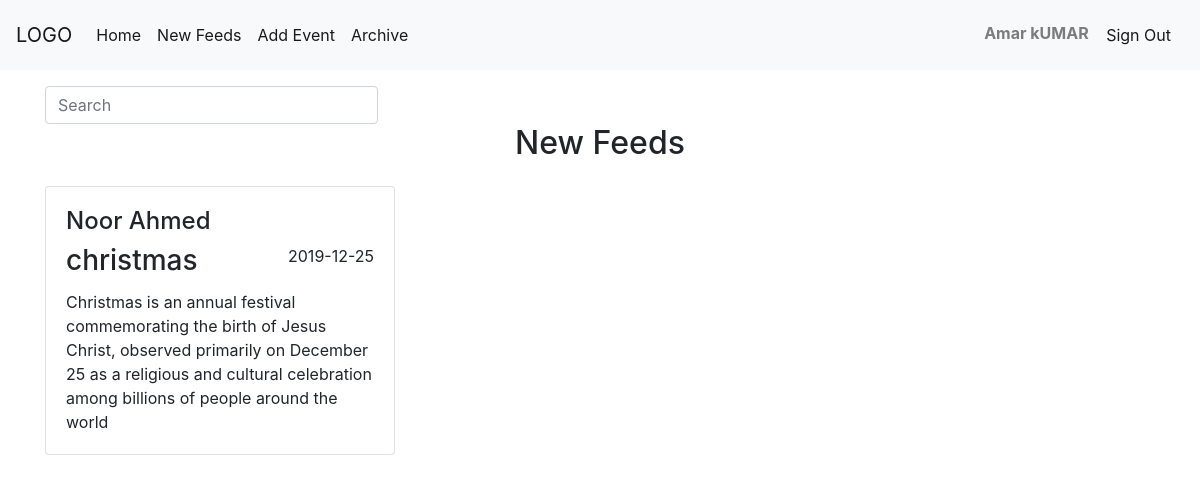
Screenshot of /newfeeds.php (signed in) with the database file from the repository.
### tables this page shows
CREATE TABLE `event` (
  `id` int(11) UNSIGNED NOT NULL,
  `event_name` varchar(100) NOT NULL,
  `date` varchar(100) NOT NULL,
  `description` varchar(1000) NOT NULL,
  `archive` enum('0','1') NOT NULL,
  `creator_id` int(11) NOT NULL
);

CREATE TABLE `signin` (
  `id` int(11) NOT NULL,
  `name` varchar(50) NOT NULL,
  `lname` varchar(50) NOT NULL,
  `email` varchar(100) NOT NULL,
  `pass` varchar(100) NOT NULL
);

### newfeeds.php (the view, shortened to what this page needs)
<?php
include 'header.php';
if(isset($_SESSION['user'])){
include 'config.php';
$id = $_SESSION['user']['userid'];
$sql = "select s.name , s.lname , e.event_name, e.description, e.date from event e, signin s, share_event c where e.id = c.event_id and s.id = c.share_mamber and c.to_share='$id'";
$result = $conn->query($sql);
?>
	<div class="container mt-3">
		<nav cla5ss="navbar mb-3">
  <form class="form-inline">
    <input class="form-control mr-sm-2" id="myInput" type="search" placeholder="Search" aria-label="Search" style="width: 30%;">
  </form>
</nav>
		<h2 style="text-align: center;">New Feeds</h2>
		<div class="row" id="myUL">
		<?php
			if ($result->num_rows > 0) {
				while ($row = $result->fetch_assoc()) {
					if($row['event_name'] != ''){
		?>
<div class="col-sm-4 mt-3" id="myLI">
<div class="card" id="mycard">
  <div class="card-body">
  	<div><h4><?php echo ucfirst($row['name'].' '.$row['lname']); ?></h4></div>
  	<span style="float: right;"><?php echo $row['date']; ?></span>
    <h3 class="card-title"><?php echo $row['event_name']; ?></h3>
    <p class="card-text"><?php echo $row['description']; ?></p>
  </div>
</div>
</div>
		<?php
		}
	}
			}
			else{
				?>
				<h2 style="text-align: center;margin-top: 50px;">Oops! New Feeds Empty Right Now.</h2>
				<?php
			}
		?>
	    </div>
	</div>
<?php
}
else{
header('location:login.php');
    exit();
}
?>

### rows the page displays
event: creator.lname "Noor Ahmed", date "2019-12-25", event_name "christmas", description "Christmas is an annual festival commemorating the birth of Jesus Christ, observed primarily on December 25 as a religious and cultural celebration among billions of people around the world"

### other values shown
$_SESSION['user']['username'] "Amar kUMAR"
